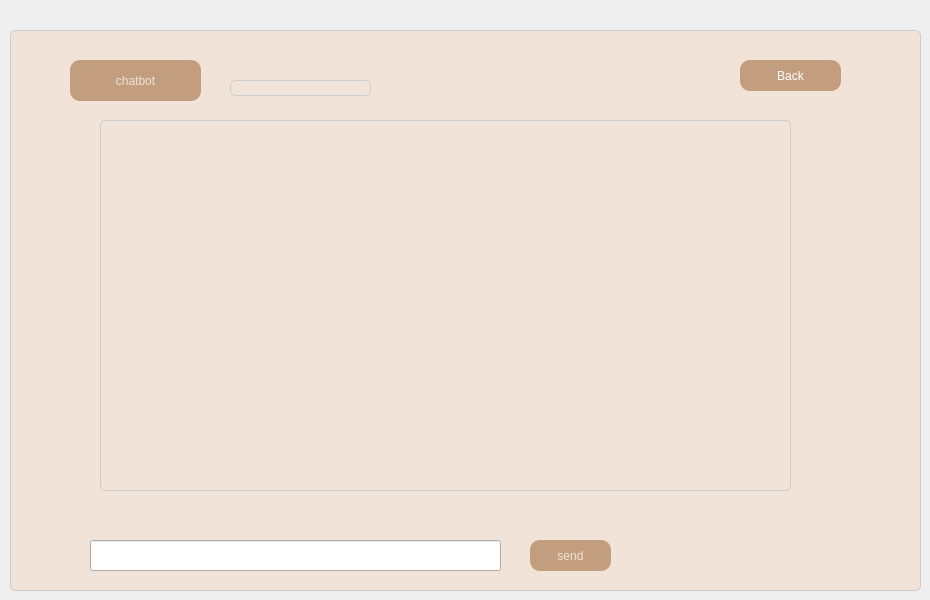
      <widget class="QWidget" name="page_4">
       <widget class="QFrame" name="chatbotContainer">
        <property name="geometry">
         <rect>
          <x>10</x>
          <y>30</y>
          <width>911</width>
          <height>561</height>
         </rect>
        </property>
        <property name="styleSheet">
         <string notr="true">QFrame {
    background-color: #F1E3D7; /* Couleur de fond */
    border: 1px solid #ccc; /* Bordure de 1 pixel solide avec couleur grise */
    border-radius: 5px; /* Coins arrondis */
    padding: 10px; /* Espacement intérieur */
}
</string>
        </property>
        <property name="frameShape">
         <enum>QFrame::StyledPanel</enum>
        </property>
        <property name="frameShadow">
         <enum>QFrame::Raised</enum>
        </property>
        <widget class="QPushButton" name="ajoutdesc">
         <property name="geometry">
          <rect>
           <x>60</x>
           <y>30</y>
           <width>131</width>
           <height>41</height>
          </rect>
         </property>
         <property name="styleSheet">
          <string notr="true">QPushButton
{
border-radius:10px;
background-color:#C29E7E;
color:#F1E3D7;
}
QPushButton:pressed{
padding-left:5px;
padding-top:5px;
background-color: #C29E7E;


}</string>
         </property>
         <property name="text">
          <string>chatbot</string>
         </property>
        </widget>
        <widget class="QLineEdit" name="inputchatbot">
         <property name="geometry">
          <rect>
           <x>80</x>
           <y>510</y>
           <width>411</width>
           <height>31</height>
          </rect>
         </property>
        </widget>
        <widget class="QPushButton" name="sendchatbtn">
         <property name="geometry">
          <rect>
           <x>520</x>
           <y>510</y>
           <width>81</width>
           <height>31</height>
          </rect>
         </property>
         <property name="styleSheet">
          <string notr="true">QPushButton
{
border-radius:10px;
background-color:#C29E7E;
color:#F1E3D7;
}
QPushButton:pressed{
padding-left:5px;
padding-top:5px;
background-color: #C29E7E;


}</string>
         </property>
         <property name="text">
          <string>send</string>
         </property>
        </widget>
        <widget class="QPlainTextEdit" name="chatbot">
         <property name="geometry">
          <rect>
           <x>90</x>
           <y>90</y>
           <width>691</width>
           <height>371</height>
          </rect>
         </property>
         <property name="styleSheet">
          <string notr="true">QPlainTextEdit {
    background-color: #F1E3D7; /* Couleur de fond */
    border: 1px solid #ccc; /* Bordure de 1 pixel solide avec couleur grise */
    border-radius: 5px; /* Coins arrondis */
    padding: 5px; /* Espacement intérieur */
    font-family: Arial, sans-serif; /* Police de caractères */
    font-size: 14px; /* Taille de la police */
    color: #333; /* Couleur du texte */
}
</string>
         </property>
        </widget>
        <widget class="QLabel" name="labelCache">
         <property name="geometry">
          <rect>
           <x>220</x>
           <y>50</y>
           <width>141</width>
           <height>16</height>
          </rect>
         </property>
         <property name="text">
          <string/>
         </property>
        </widget>
        <widget class="QPushButton" name="pb_back_2">
         <property name="geometry">
          <rect>
           <x>730</x>
           <y>30</y>
           <width>101</width>
           <height>31</height>
          </rect>
         </property>
         <property name="styleSheet">
          <string notr="true">QPushButton
{
border-radius:10px;
background-color:#C29E7E;
color:white;
}
QPushButton:pressed{
padding-left:5px;
padding-top:5px;
background-color: #C29E7E;


}</string>
         </property>
         <property name="text">
          <string>Back</string>
         </property>
        </widget>
       </widget>
      </widget>
